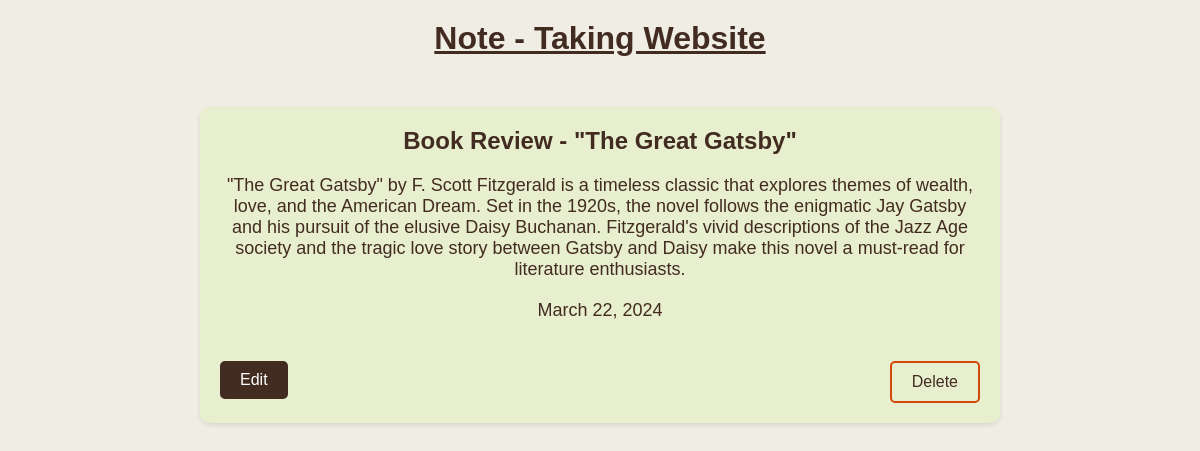
The page /note/Book Review - "The Great Gatsby" on the database its author committed.
### app/models.py (models this page shows)
class Note(models.Model):
    title = models.CharField(max_length=50)
    content = models.CharField(max_length=2000)
    data_created = models.DateField()
    class Meta:
        db_table = "NOTE DATA"

### app/views.py (the view)
# urls.py: path('note/<note_title>', views.note_details, name="note_details"),
def note_details(request, note_title):
    note = get_object_or_404(Note, title=note_title)
    return render(request, 'note_details.html', {"note": note})

### app/templates/note_details.html (shortened to what this page needs)
<!DOCTYPE html>
<html lang="en">
<head>
</head>
<body>
    <a href="{% url 'landing_page' %}">
        <h1>Note - Taking Website</h1>
    </a>
    <div class="container">
        <div class="main-section">
            <h2>{{ note.title }}</h2>
            <p>{{ note.content }}</p>
            <p>{{ note.data_created }}</p>
            <div class="button-container">
                <a href="{% url 'edit_note' note.title %}">
                    <button class="edit">Edit</button>
                </a>
                <form action="{% url 'delete_note' note.title %}" method="post">
                    <input class="delete-button" type="submit" value="Delete">
                </form>
            </div>
        </div>
    </div>
</body>
</html>

### app/templates/note_details.html (style rules this page uses)
body, h1, h2, h3, p, ul, li { margin: 0; padding: 0; box-sizing: border-box; font-family: Arial, sans-serif; }
body { background-color: #F0EDE5; color: #422b20; text-align: center; padding: 20px; }
.container { max-width: 800px; margin: 0 auto; }
.main-section { margin-top: 50px; background-color: #E8EFCF; padding: 20px; border-radius: 10px; box-shadow: 0 2px 4px rgba(0, 0, 0, 0.1); display: flex; flex-direction: column; }
.main-section h2 { font-size: 24px; margin-bottom: 20px; }
.main-section p { font-size: 18px; margin-bottom: 20px; }
.button-container { margin-top: 20px; display: flex; justify-content: space-between; }
.button-container button { background-color: #422b20; color: #fff; padding: 10px 20px; border: none; border-radius: 5px; font-size: 16px; cursor: pointer; transition: background-color 0.3s; }
.delete-button { background-color: #E8EFCF; color: #422b20; padding: 10px 20px; border: 2px solid #d34707; border-radius: 5px; font-size: 16px; cursor: pointer; transition: background-color 0.3s, color 0.3s; }
a { color: inherit; }

### rows shown on the page
Note: title "Book Review - \"The Great Gatsby\"", content "\"The Great Gatsby\" by F. Scott Fitzgerald is a timeless classic that explores themes of wealth, love, and the American Dream. Set in the 1920s, the novel follows the enigmatic Jay Gatsby and his pursuit of the elusive Daisy Buchanan. Fitzgerald's vivid descriptions of the Jazz Age society and the tragic love story between Gatsby and Daisy make this novel a must-read for literature enthusiasts.", data_created "March 22, 2024"
